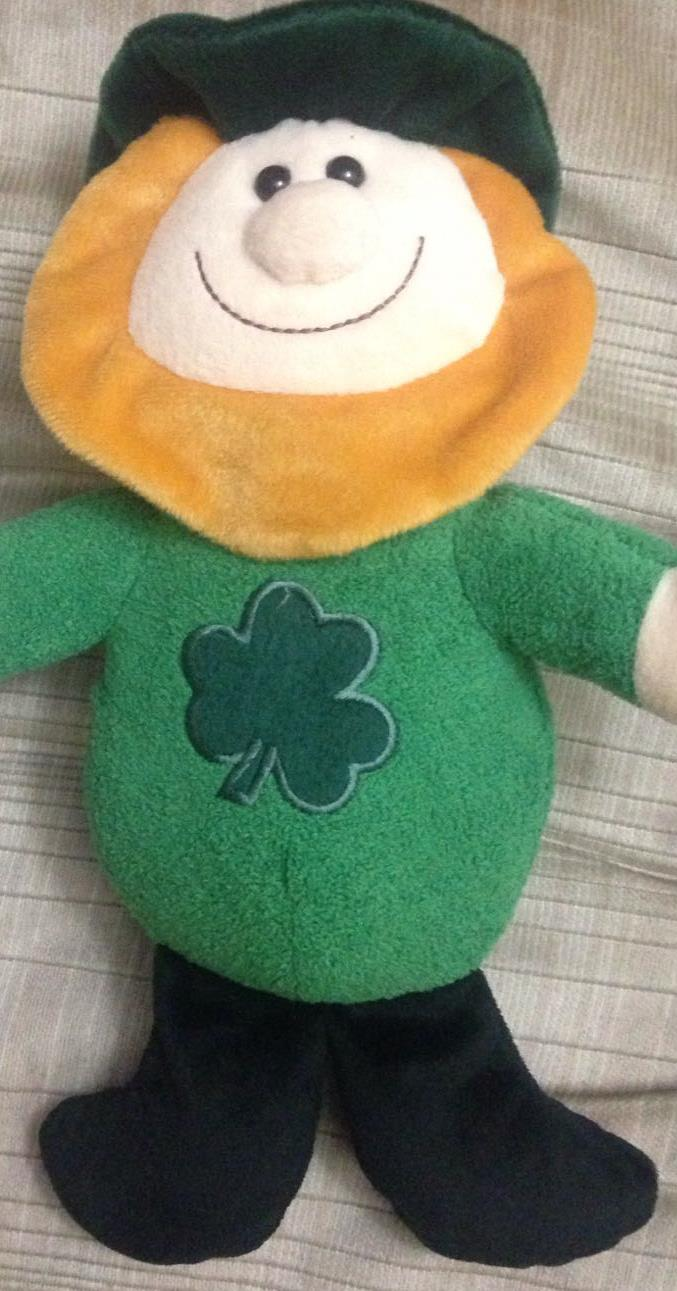
#> input picture w1n.jpg, 677 x 1291 px, found by its file name
$ python decTREE1.py   (Python 2 division)
#> lines starting #> are read from the running program, lines starting #| are printed output that depends on the picture
import cv2
from matplotlib import pyplot as plt
from sklearn import svm
import numpy as np
import random
from sklearn.cross_validation import train_test_split
from sklearn.metrics import accuracy_score
from sklearn.cluster import KMeans
from sklearn import tree

img=cv2.imread('w1n.jpg',0)
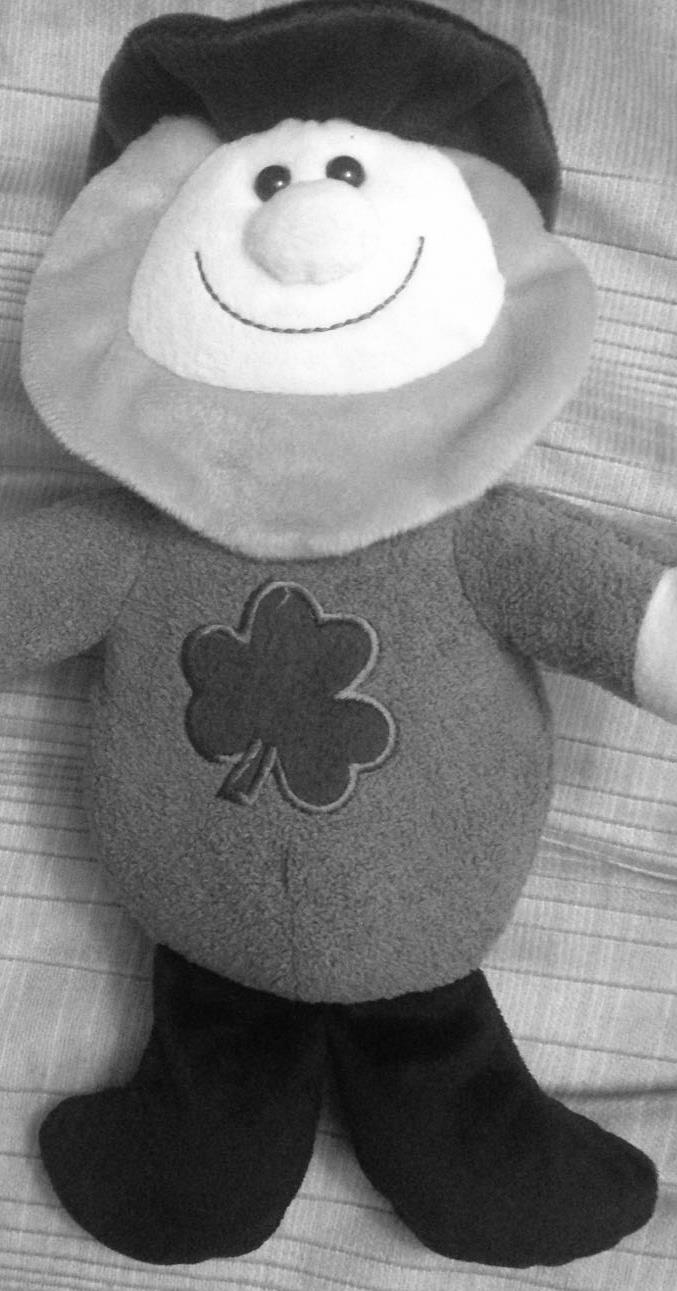
#> img: shape (1291, 677); min 3, max 255, mean 124.9
img1=cv2.imread('w2n.jpg',0)
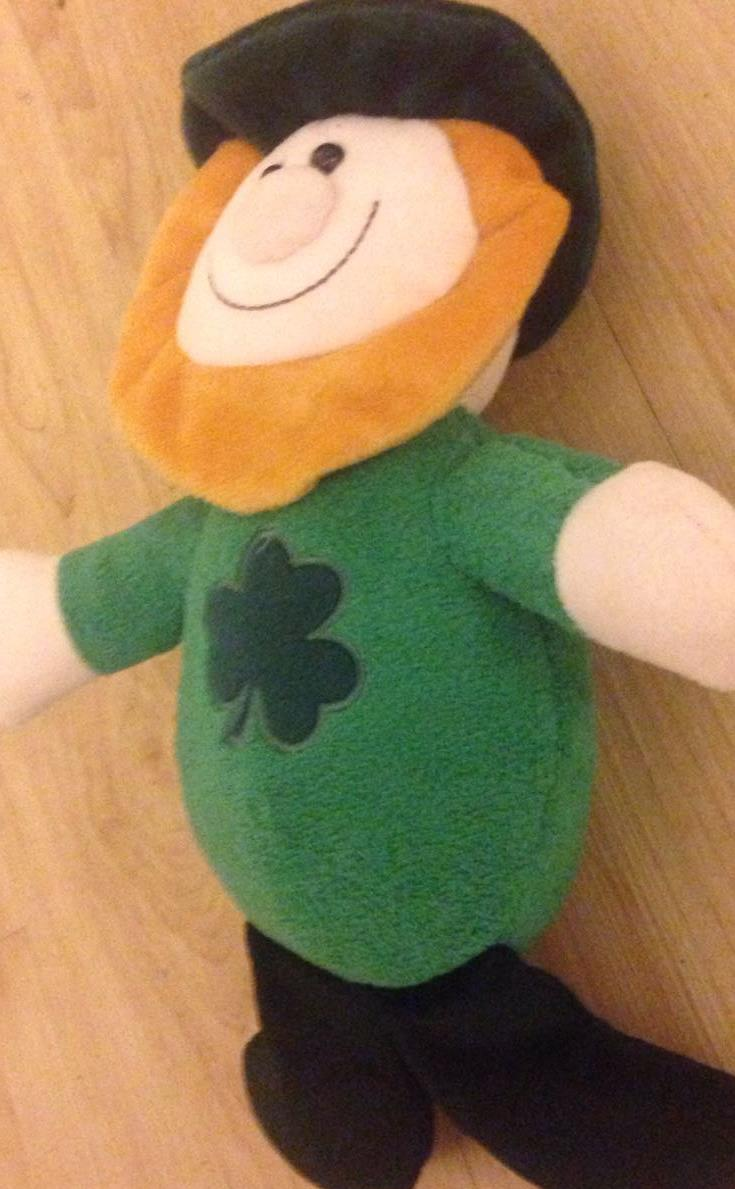
#> input picture w2n.jpg, 735 x 1189 px, found by its file name
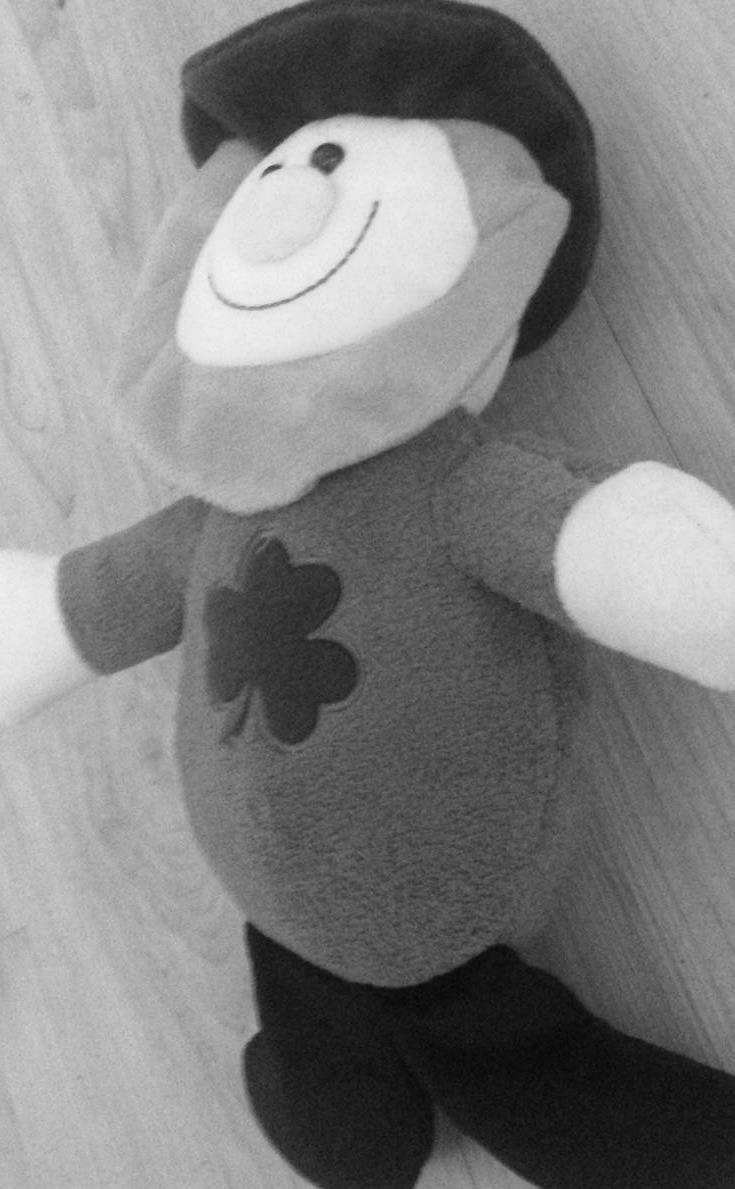
#> img1: shape (1189, 735); min 5, max 242, mean 127.6
img2=cv2.imread('w3n.jpg',0)
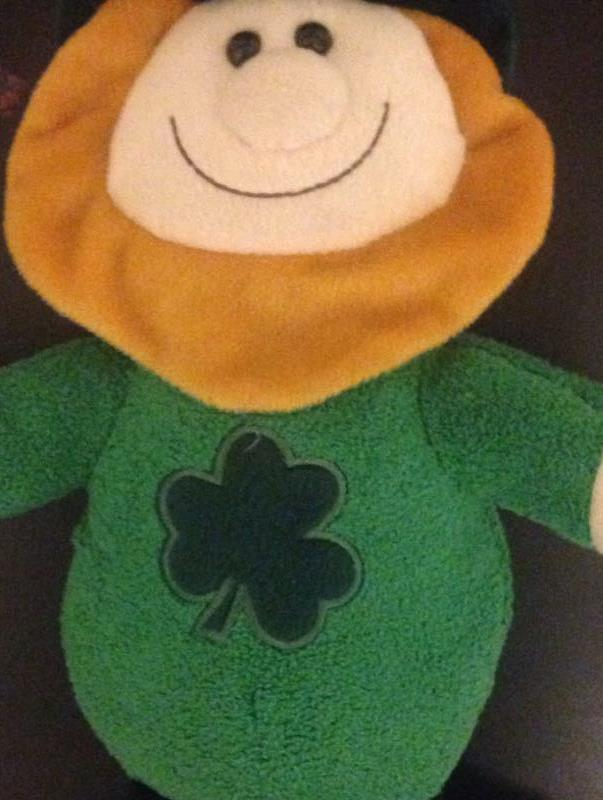
#> input picture w3n.jpg, 603 x 800 px, found by its file name
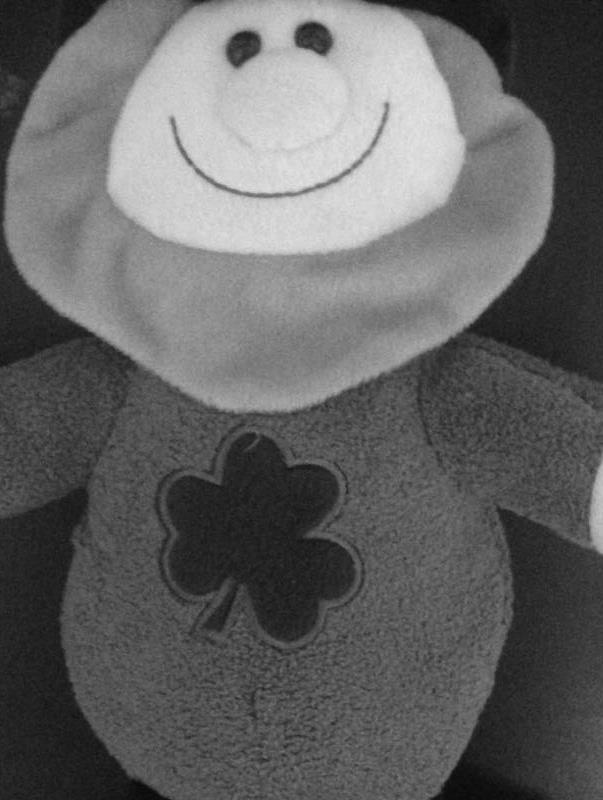
#> img2: shape (800, 603); min 8, max 232, mean 99.6
img3=cv2.imread('w4n.jpg',0)
des0=np.zeros((1,32))
surf = cv2.ORB_create()

# [24 lines of commented-out code are left out]
des_val=np.zeros((1,32))

#clf = svm.SVC(kernel='poly',degree=5,probability=True)
clf=tree.DecisionTreeClassifier()
kp, des = surf.detectAndCompute(img,None)
#> kp = 500 keypoints; strongest (x, y, size): (330, 168, 111.1), (328, 170, 92.6), (280, 183, 31), (355, 179, 111.1)
k=int(len(des)*0.25);
#> k = 125
#print 'k',k
k_index=random.sample(range(0,k),k);
#> k_index = 125 values, max 124 at index 106, min 0 at index 54, mean 62
#print 'k_in',len(k_index)
des_val=np.vstack((des_val,des[k_index]))
#print 'des val',des_val.shape
des=np.delete(des,(k_index),axis=0)
#print 'des',qes.shape
des0=np.vstack((des0,des))
#print 'des',des0.shape
kp,des=surf.detectAndCompute(img1,None)
#> kp = 363 keypoints; strongest (x, y, size): (337, 150, 111.1), (340, 149, 92.6), (341, 149, 77.1), (326, 168, 111.1)
k=int(len(des)*0.25);
#> k = 90
k_index=random.sample(range(0,k),k);
#> k_index = 90 values, max 89 at index 32, min 0 at index 80, mean 44.5
des_val=np.vstack((des_val,des[k_index]))
des=np.delete(des,(k_index),axis=0)
des0=np.vstack((des0,des))
kp,des=surf.detectAndCompute(img2,None)
#> kp = 405 keypoints; strongest (x, y, size): (236, 64, 64.3), (237, 66, 53.6), (297, 45, 44.6), (324, 53, 44.6)
k=int(len(des)*0.25);
#> k = 101
k_index=random.sample(range(0,k),k);
#> k_index = 101 values, max 100 at index 81, min 0 at index 25, mean 50
des_val=np.vstack((des_val,des[k_index]))
des=np.delete(des,(k_index),axis=0)
des0=np.vstack((des0,des))
kp,des=surf.detectAndCompute(img3,None)
#> kp = (); des = None
#> (the run stopped early here; a loop or call above may not have finished)
